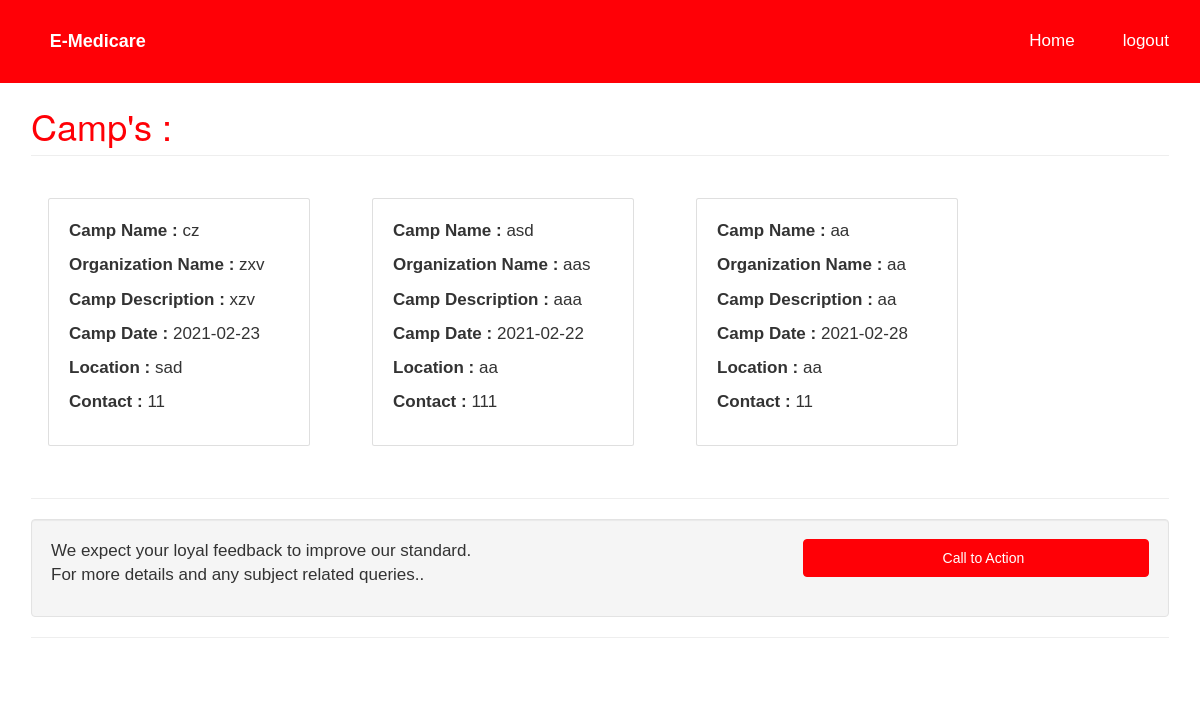
The page /campdash.php on the database its author committed.
### tables this page shows
CREATE TABLE `campreg` (
  `campid` int(11) NOT NULL,
  `campname` varchar(100) NOT NULL,
  `orgname` varchar(100) NOT NULL,
  `campdes` varchar(100) NOT NULL,
  `date` date NOT NULL,
  `email` varchar(200) NOT NULL,
  `location` varchar(200) NOT NULL,
  `contact` int(11) NOT NULL
);

### campdash.php (the view, shortened to what this page needs)
<!DOCTYPE html>
<html lang="en">
<?php include"head.php";?>
<body>
<?php include"top_nav.php";?>
    <div class="container">
		<section id="services" class="services">
        <div class="row">
            <div class="col-lg-12">
                <h1 class="page-header text-primary">
                  Camp's :
                </h1>
            </div>
	<main id="main">
        <section id="team" class="team">
            <div class="container" style="margin-top: 100px;">
                <div class="row">
                    <?php
                    include_once 'connect.php';
                    $sql = "SELECT * FROM  campreg";
                    $result = mysqli_query($conn, $sql);
                    $resultch = mysqli_num_rows($result);
                    if ($resultch > 0) {
                        while ($row = mysqli_fetch_assoc($result)) {
                            $campname = $row['campname'];
							$date = $row['date'];
							$campdes = $row['campdes'];
                            $orgname = $row['orgname'];
							$location = $row['location'];
							$contact = $row['contact'];
                    ?>
                            <div class="col-sm-12 col-md-3 col-lg-3" style="margin: 2vh;">
                                <div class="card" style="padding: 20px;">
                                    <div class="row">
                                        <div class="col-sm-12">
                                            <p><b>Camp Name :</b> <?php echo $campname; ?> </p>
											<p><b>Organization Name :</b> <?php echo $orgname; ?> </p>
											<p><b>Camp Description :</b> <?php echo $campdes; ?> </p>
											<p><b>Camp Date :</b> <?php echo $date; ?> </p>
											<p><b>Location :</b> <?php echo $location; ?> </p>
											<p><b>Contact :</b> <?php echo $contact; ?> </p>
                                        </div>
                                    </div>
                                </div>
                            </div>
                    <?php
                        }
                    }
                    ?>
                    <br>
                </div>
        </section>
    </main>
        </div>
		</section>
        <hr>
         <div class="well">
            <div class="row">
                <div class="col-md-8">
                    <p>We expect your loyal feedback to improve our standard.<br>For more details and any subject related queries..</p>
                </div>
                <div class="col-md-4">
                    <a class="btn btn-primary btn-block" href="contact.php"><i class="fa fa-phone"></i> Call to Action</a>
                </div>
            </div>
        </div>
        <hr>
    </div>
</body>
</html>

### head.php (shortened to what this page needs)
<head>
    <link href="css/bootstrap.min.css" rel="stylesheet">
    <link href="css/modern-business.css" rel="stylesheet">
    <link href="css/modern-business.css" rel="stylesheet">
    <link href="css/jquery-ui.css" rel="stylesheet">
    <link href="font-awesome/css/font-awesome.min.css" rel="stylesheet" type="text/css">
</head>

### top_nav.php (shortened to what this page needs)
<nav class="navbar navbar-default 	 navbar-fixed-top" role="navigation">
    <div class="container">
        <div class="navbar-header">
            <a class="navbar-brand" href="index.php"><i class="fa fa-heartbeat fa-lg"></i><b>E-Medicare</b></a>
        </div>
        <div class="collapse navbar-collapse" id="bs-example-navbar-collapse-1">
            <ul class="nav navbar-nav navbar-right">
                <li><a href="hospindex.php"><i class="fa fa-user-md"></i> Home</a></li>
	<li><a href="../logout.php"><i class="fa fa-user-md"></i> logout</a></li>
            </ul>
            </div>
        </div>
    </nav>

### modern-business.css (style rules this page uses)
html, body { height: 100%; }
body { padding-top: 50px; }
p,li { font-size:17px; }
.navbar-default,.panel-heading,.btn-primary { background-color:#ff0006 !important; border-color:#ff0006 !important; }
.text-primary { color:#ff0006 !important; }
.card { position: relative; display: -ms-flexbox; display: flex; -ms-flex-direction: column; flex-direction: column; min-width: 0; word-wrap: break-word; background-color: #fff; background-clip: border-box; border: 1px solid rgba(0,0,0,.125); border-radius: .25rem; }

### top_nav.php (style rules this page uses)
body { font-family: Arial, Helvetica, sans-serif; }
.container { padding: 16px; }

### rows shown on the page
campreg: campname "cz", orgname "zxv", campdes "xzv", date "2021-02-23", location "sad", contact "11"
campreg: campname "asd", orgname "aas", campdes "aaa", date "2021-02-22", location "aa", contact "111"
campreg: campname "aa", orgname "aa", campdes "aa", date "2021-02-28", location "aa", contact "11"
